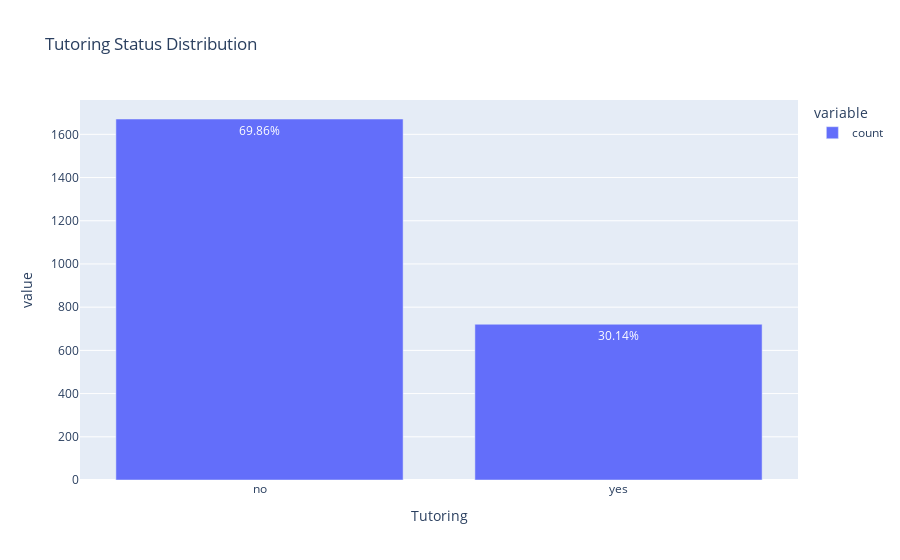

Here is the notebook cell this chart was saved with:
### Markdown cell above
### Conclusion

- The mode of the data is **13** and **25**
- The data appears to be **relatively** **uniform**,

### Code cell
# Tutoring: Tutoring status, where:
# 0 indicates No
# 1 indicates Yes
tut = data['Tutoring'].value_counts()
di = {0: 'no', 1: 'yes'}
tut = tut.rename(index=di)
tut_percent = (tut/sum(tut))*100

fig = px.bar(tut,text=tut_percent.apply(lambda x: f'{x:.2f}%'), title='Tutoring Status Distribution')
fig.update_traces(texttemplate='%{text}', textposition='auto')

### Figure 1 — Plotly figure (JSON) as saved in the notebook; plotly's stock layout.template omitted (floating-point values rounded to 4 significant figures)
{"data": [{"alignmentgroup": "True", "hovertemplate": "variable=count<br>Tutoring=%{x}<br>value=%{y}<br>text=%{text}<extra></extra>", "legendgroup": "count", "marker": {"color": "#636efa", "pattern": {"shape": ""}}, "name": "count", "offsetgroup": "count", "orientation": "v", "showlegend": true, "text": ["69.86%", "30.14%"], "textposition": "auto", "texttemplate": "%{text}", "type": "bar", "x": ["no", "yes"], "xaxis": "x", "y": [1671, 721], "yaxis": "y"}], "layout": {"autosize": true, "barmode": "relative", "legend": {"title": {"text": "variable"}, "tracegroupgap": 0}, "title": {"text": "Tutoring Status Distribution"}, "xaxis": {"anchor": "y", "autorange": true, "domain": [0, 1], "range": [-0.5, 1.5], "title": {"text": "Tutoring"}, "type": "category"}, "yaxis": {"anchor": "x", "autorange": true, "domain": [0, 1], "range": [0, 1759.0], "title": {"text": "value"}, "type": "linear"}}}
